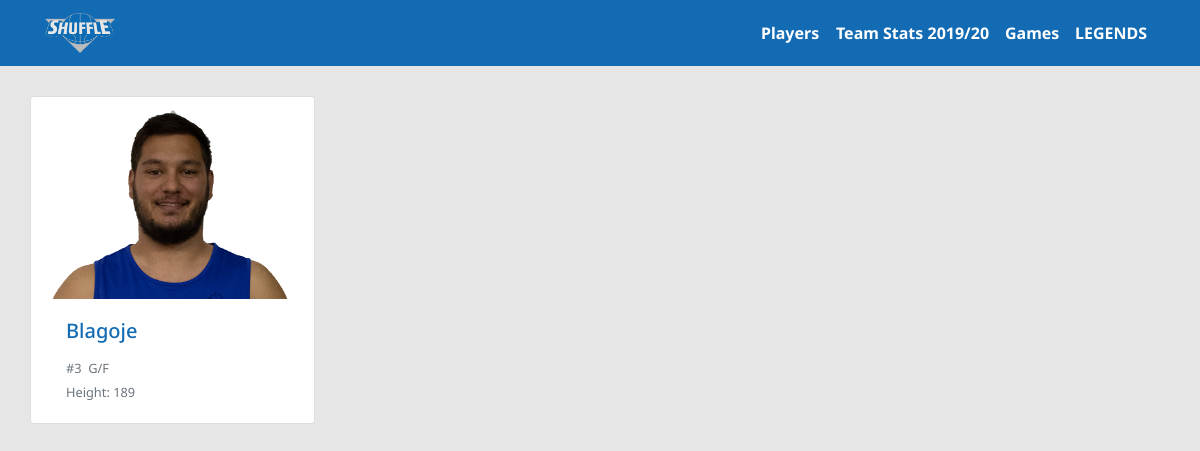
Before: /players/ with the older database file.
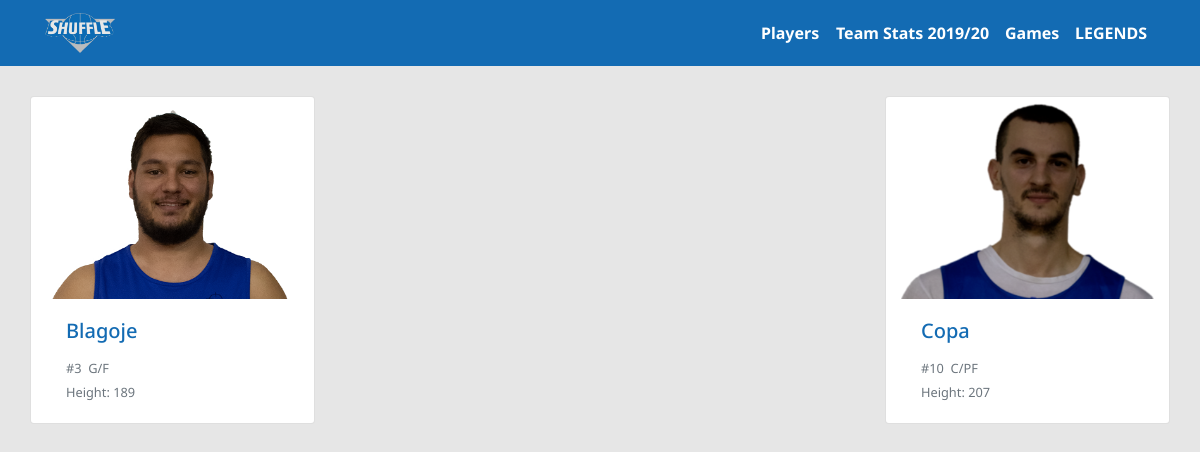
After: the same page with the newer database file.
### team/models.py (models this page shows, shortened)
class Player(models.Model):
    name = models.CharField(max_length=40)
    number = models.IntegerField()
    height = models.IntegerField()
    position = models.CharField(max_length=20)
    image = models.ImageField()
    current = models.BooleanField(default=True)
    avg_min = models.FloatField(editable=False, default=0)
    avg_pts = models.FloatField(editable=False, default=0)
    avg_off_reb = models.FloatField(editable=False, default=0)
    avg_def_reb = models.FloatField(editable=False, default=0)
    avg_tot_reb = models.FloatField(editable=False, default=0)
    avg_ass = models.FloatField(editable=False, default=0)
    avg_stl = models.FloatField(editable=False, default=0)
    avg_blk = models.FloatField(editable=False, default=0)
    avg_tos = models.FloatField(editable=False, default=0)
    avg_ft = models.FloatField(editable=False, default=0)
    avg_2fg = models.FloatField(editable=False, default=0)
    avg_2fgm = models.FloatField(editable=False, default=0)
    avg_2fga = models.FloatField(editable=False, default=0)
    avg_3fgm = models.FloatField(editable=False, default=0)
    avg_3fga = models.FloatField(editable=False, default=0)
    avg_ftm = models.FloatField(editable=False, default=0)
    avg_fta = models.FloatField(editable=False, default=0)
    avg_3fg = models.FloatField(editable=False, default=0)
    avg_fg = models.FloatField(editable=False, default=0)
    avg_pir = models.FloatField(editable=False, default=0)
    slug = models.SlugField(unique=True, editable=False)

### team/views.py (the view)
# urls.py: path('players/', views.PlayersView.as_view(), name='players'),
class PlayersView(generic.ListView):
    model = Player
    template_name = 'team/players.html'
    context_object_name = 'all_players'

### team/templates/team/players.html (shortened to what this page needs)
{% extends 'team/base.html' %}
{% load static %}
{% block body %}
<div class="container">
    <div class="row d-flex justify-content-between" align="center">
        {% for player in all_players %}
            {% if player.current %}
            <div class="card col-md-3">
                    <a href="{% url 'team:detail' player.slug %}">
                      <div class="inner">
                        <img src="{{ player.image.url }}" class="card-img-top">
                      </div>
                    </a>
                <div class="card-body" align="left">
                  <a href="{% url 'team:detail' player.slug %}">
                    <h5 class="card-title">{{ player.name }}</h5>
                  </a>
                  <small class="text-muted">#{{ player.number }} &nbsp;{{ player.position }}</small><br>
                  <small class="text-muted">Height: {{ player.height }}</small>
                </div>
            </div>
            {% endif %}
        {% endfor %}
    </div>
</div>
{% endblock %}

Changed rows visible on the page:
added Player: image (picture), name "Copa", number "10", position "C/PF", height "207"
